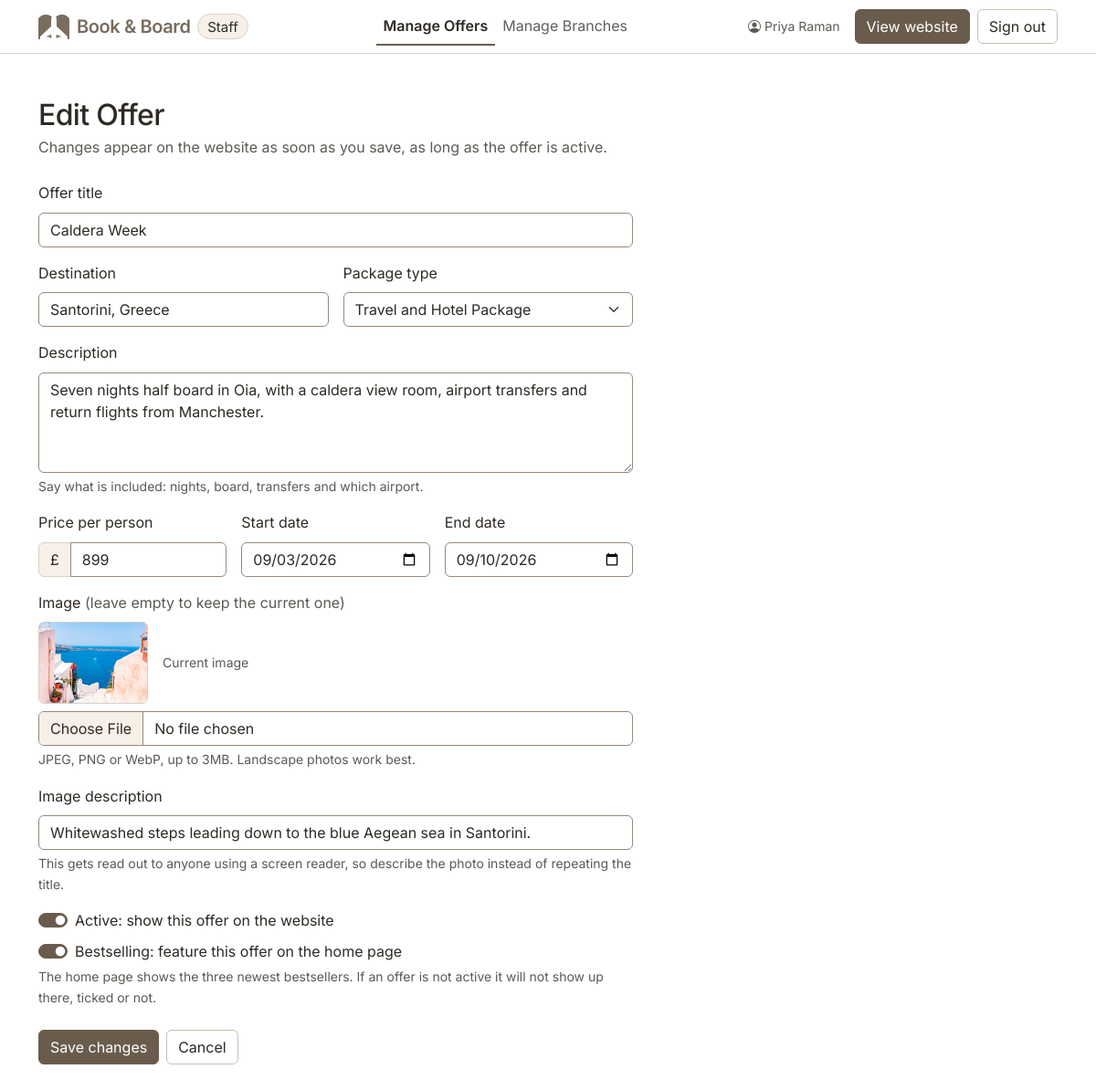
Page /staff/offer-form.php?id=2 (signed in) on the committed database.
### tables this page shows
CREATE TABLE IF NOT EXISTS offers (
  id          INT UNSIGNED  NOT NULL AUTO_INCREMENT,
  title       VARCHAR(150)  NOT NULL,
  destination VARCHAR(150)  NOT NULL,
  type        VARCHAR(40)   NOT NULL,
  description TEXT          NOT NULL,
  price       DECIMAL(10,2) NOT NULL,
  start_date  DATE          NOT NULL,
  end_date    DATE          NOT NULL,
  image       VARCHAR(255)  NOT NULL,
  alt         VARCHAR(255)  NOT NULL,
  active      TINYINT(1)    NOT NULL DEFAULT 1,
  bestseller  TINYINT(1)    NOT NULL DEFAULT 0,
  created_at  DATETIME      NOT NULL DEFAULT CURRENT_TIMESTAMP,
  PRIMARY KEY (id),
  KEY idx_offers_active_created (active, created_at, id)
);

### includes/db.php (called while the page is built, shortened)
<?php
function db(): PDO
{
    static $pdo = null;
    if ($pdo === null) {
        $dsn = sprintf('mysql:host=%s;port=%d;dbname=%s;charset=utf8mb4', DB_HOST, DB_PORT, DB_NAME);
        $pdo = new PDO($dsn, DB_USER, DB_PASS, [
            PDO::ATTR_ERRMODE            => PDO::ERRMODE_EXCEPTION,
            PDO::ATTR_DEFAULT_FETCH_MODE => PDO::FETCH_ASSOC,
            PDO::ATTR_EMULATE_PREPARES   => false,
        ]);
    }
    return $pdo;
}
function db_available(): bool
{
    static $available = null;
    if ($available === null) {
        try {
            $available = true;
        } catch (PDOException $e) {
            $available = false;
        }
    }
    return $available;
}
function offer_row(array $row): array
{
    $row['id']     = (int) $row['id'];
    $row['price']  = (float) $row['price'];
    $row['active']     = (bool) $row['active'];
    $row['bestseller'] = (bool) $row['bestseller'];
    return $row;
}
function offers_select(string $conditions = '', array $params = []): array
{
    $statement = db()->prepare(
        'SELECT id, title, destination, type, description, price,
                start_date AS startDate, end_date AS endDate,
                image, alt, active, bestseller
           FROM offers ' . $conditions
    );
    $statement->execute($params);
    return array_map('offer_row', $statement->fetchAll());
}
function offers_find(int $id): ?array
{
    return offers_select('WHERE id = ? LIMIT 1', [$id])[0] ?? null;
}

### includes/format.php (called while the page is built, shortened)
<?php
function e(string $value): string
{
    return htmlspecialchars($value, ENT_QUOTES, 'UTF-8');
}
function invalid(array $errors, string $field): string
{
    return isset($errors[$field]) ? ' is-invalid' : '';
}

### staff/offer-form.php (the view, shortened to what this page needs)
<?php
$id       = (int) ($_GET['id'] ?? 0);
$existing = $id ? offers_find($id) : null;
$editing = (bool) $existing;
$values = [
    'title'       => $existing['title']       ?? '',
    'destination' => $existing['destination'] ?? '',
    'description' => $existing['description'] ?? '',
    'price'       => isset($existing['price']) ? (string) $existing['price'] : '',
    'startDate'   => $existing['startDate']   ?? '',
    'endDate'     => $existing['endDate']     ?? '',
    'type'        => $existing['type']        ?? OFFER_TYPES[1],
    'alt'         => $existing['alt']         ?? '',
    'active'      => $existing['active']      ?? true,
    'bestseller'  => $existing['bestseller']  ?? false,
];
$errors = [];
require_once(__DIR__ . '/../includes/staff-header.php');
?>
<div class="col-lg-9 col-xl-7">
  <h1 class="h2 mb-1"><?= $editing ? 'Edit Offer' : 'Add Offer' ?></h1>
  <p class="text-body-secondary mb-4">
    <?= $editing
        ? 'Changes appear on the website as soon as you save, as long as the offer is active.'
        : 'A new offer goes live on the website straight away if you leave it active.' ?>
  </p>
  <form method="post" action="offer-form.php<?= $editing ? '?id=' . (int) $existing['id'] : '' ?>"
        enctype="multipart/form-data" class="row g-3" novalidate>
    <div class="col-12">
      <label for="title" class="form-label">Offer title</label>
      <input type="text" class="form-control<?= invalid($errors, 'title') ?>"
             id="title" name="title" value="<?= e($values['title']) ?>"
             <?= isset($errors['title']) ? 'aria-invalid="true" aria-describedby="title-error"' : '' ?> required>
    </div>
    <div class="col-md-6">
      <label for="destination" class="form-label">Destination</label>
      <input type="text" class="form-control<?= invalid($errors, 'destination') ?>"
             id="destination" name="destination" value="<?= e($values['destination']) ?>"
             <?= isset($errors['destination']) ? 'aria-invalid="true" aria-describedby="destination-error"' : '' ?> required>
    </div>
    <div class="col-md-6">
      <label for="type" class="form-label">Package type</label>
      <select class="form-select<?= invalid($errors, 'type') ?>" id="type" name="type"
              <?= isset($errors['type']) ? 'aria-invalid="true" aria-describedby="type-error"' : '' ?> required>
        <?php foreach (OFFER_TYPES as $type): ?>
          <option value="<?= e($type) ?>" <?= $values['type'] === $type ? 'selected' : '' ?>><?= e($type) ?></option>
        <?php endforeach; ?>
      </select>
    </div>
    <div class="col-12">
      <label for="description" class="form-label">Description</label>
      <textarea class="form-control<?= invalid($errors, 'description') ?>"
                id="description" name="description" rows="4" aria-describedby="description-help<?= isset($errors['description']) ? ' description-error' : '' ?>"
                <?= isset($errors['description']) ? 'aria-invalid="true"' : '' ?> required><?= e($values['description']) ?></textarea>
      <div class="form-text" id="description-help">Say what is included: nights, board, transfers and which airport.</div>
    </div>
    <div class="col-md-4">
      <label for="price" class="form-label">Price per person</label>
      <div class="input-group<?= isset($errors['price']) ? ' has-validation' : '' ?>">
        <span class="input-group-text" aria-hidden="true">£</span>
        <input type="number" class="form-control<?= invalid($errors, 'price') ?>"
               id="price" name="price" value="<?= e($values['price']) ?>" min="0" step="1"
               <?= isset($errors['price']) ? 'aria-invalid="true" aria-describedby="price-error"' : '' ?> required>
      </div>
    </div>
    <div class="col-md-4">
      <label for="startDate" class="form-label">Start date</label>
      <input type="date" class="form-control<?= invalid($errors, 'startDate') ?>"
             id="startDate" name="startDate" value="<?= e($values['startDate']) ?>"
             <?= isset($errors['startDate']) ? 'aria-invalid="true" aria-describedby="startDate-error"' : '' ?> required>
    </div>
    <div class="col-md-4">
      <label for="endDate" class="form-label">End date</label>
      <input type="date" class="form-control<?= invalid($errors, 'endDate') ?>"
             id="endDate" name="endDate" value="<?= e($values['endDate']) ?>"
             <?= isset($errors['endDate']) ? 'aria-invalid="true" aria-describedby="endDate-error"' : '' ?> required>
    </div>
    <div class="col-12">
      <label for="image" class="form-label">
        Image
        <?php if ($editing): ?>
          <span class="text-body-secondary fw-normal">(leave empty to keep the current one)</span>
        <?php endif; ?>
      </label>
      <?php if ($editing && !empty($existing['image'])): ?>
        <div class="d-flex align-items-center gap-3 mb-2">
          <img src="../<?= e($existing['image']) ?>" alt="<?= e($existing['alt']) ?>"
               width="120" height="90" class="object-fit-cover rounded border">
          <span class="text-body-secondary small">Current image</span>
        </div>
      <?php endif; ?>
      <input type="file" class="form-control<?= invalid($errors, 'image') ?>"
             id="image" name="image" accept="image/jpeg,image/png,image/webp"
             aria-describedby="image-help<?= isset($errors['image']) ? ' image-error' : '' ?>"
             <?= isset($errors['image']) ? 'aria-invalid="true"' : '' ?>>
      <div class="form-text" id="image-help">JPEG, PNG or WebP, up to 3MB. Landscape photos work best.</div>
    </div>
    <div class="col-12">
      <label for="alt" class="form-label">Image description</label>
      <input type="text" class="form-control<?= invalid($errors, 'alt') ?>"
             id="alt" name="alt" value="<?= e($values['alt']) ?>"
             aria-describedby="alt-help<?= isset($errors['alt']) ? ' alt-error' : '' ?>"
             <?= isset($errors['alt']) ? 'aria-invalid="true"' : '' ?> required>
      <div class="form-text" id="alt-help">
        This gets read out to anyone using a screen reader, so describe the photo instead of repeating the title.
      </div>
    </div>
    <div class="col-12">
      <div class="form-check form-switch">
        <input class="form-check-input" type="checkbox" role="switch" value="1"
               id="active" name="active" <?= $values['active'] ? 'checked' : '' ?>>
        <label class="form-check-label" for="active">
          Active: show this offer on the website
        </label>
      </div>
      <div class="form-check form-switch mt-2">
        <input class="form-check-input" type="checkbox" role="switch" value="1"
               id="bestseller" name="bestseller" <?= $values['bestseller'] ? 'checked' : '' ?>
               aria-describedby="bestseller-help">
        <label class="form-check-label" for="bestseller">
          Bestselling: feature this offer on the home page
        </label>
      </div>
      <div class="form-text" id="bestseller-help">
        The home page shows the three newest bestsellers. If an offer is not active it will not
        show up there, ticked or not.
      </div>
    </div>
    <div class="col-12 d-grid gap-2 d-sm-flex mt-4">
      <button type="submit" class="btn btn-primary"><?= $editing ? 'Save changes' : 'Add offer' ?></button>
      <a class="btn btn-outline-secondary" href="offers.php">Cancel</a>
    </div>
  </form>
</div>
  </div>
</main>
</body>
</html>

### assets/css/theme.css (style rules this page uses)
:root { --brand: #6A5C4D; --brand-logo: #796D5D; --brand-dark: #574B3E; --brand-darker: #4A4034; --ink: #2E2A24; --tint: #F7F0E8; --rule: #D9D2C6; --rule-strong: #C9C0B2; --field-border: #95897A; --accent-ink: #1F4E4A; --ink-wash: rgba(46, 42, 36, 0.14); --focus-ring: 0 0 0 0.25rem rgba(123, 108, 91, 0.35); --bs-body-font-family: "Inter", system-ui, -apple-system, "Segoe UI", sans-serif; --bs-body-line-height: 1.6; --bs-primary-rgb: 106, 92, 77; --bs-dark-rgb: 46, 42, 36; --bs-body-color: var(--ink); --bs-body-color-rgb: 46, 42, 36; --bs-border-color: var(--rule); --bs-light-rgb: 247, 240, 232; --bs-tertiary-bg: var(--tint); --bs-tertiary-bg-rgb: 247, 240, 232; --bs-secondary-color: rgba(46, 42, 36, 0.78); --bs-link-color: var(--brand-dark); --bs-link-color-rgb: 87, 75, 62; --bs-link-hover-color: var(--brand-darker); }
.btn { --bs-btn-focus-shadow-rgb: 123, 108, 91; }
.btn-primary { --bs-btn-bg: var(--brand); --bs-btn-border-color: var(--brand); --bs-btn-hover-bg: var(--brand-dark); --bs-btn-hover-border-color: var(--brand-dark); --bs-btn-active-bg: var(--brand-darker); --bs-btn-active-border-color: var(--brand-darker); --bs-btn-disabled-bg: var(--brand); --bs-btn-disabled-border-color: var(--brand); --bs-btn-disabled-color: #fff; }
.btn-outline-secondary { --bs-btn-color: var(--ink); --bs-btn-border-color: var(--rule-strong); --bs-btn-hover-color: var(--ink); --bs-btn-hover-bg: var(--ink-wash); --bs-btn-hover-border-color: var(--ink); --bs-btn-active-color: var(--bs-body-bg); --bs-btn-active-bg: var(--ink); --bs-btn-active-border-color: var(--ink); --bs-btn-disabled-color: var(--ink); --bs-btn-disabled-border-color: var(--rule-strong); }
.form-control, .form-select, .form-check-input { border-color: var(--field-border); }
.form-check-input:checked { background-color: var(--brand); border-color: var(--brand); }
h1, h2, h3, .display-4, .navbar-brand .fw-semibold { letter-spacing: -0.02em; }
h1, .display-4 { font-weight: 700; }
h1 { font-size: clamp(2.25rem, 1.65rem + 2.2vw, 3.15rem); line-height: 1.1; }
body { min-height: 100dvh; }
[id], a, button, input, select, textarea, summary, [tabindex] { scroll-margin-top: 5rem; }

### rows in the picture
offers: title "Caldera Week", destination "Santorini, Greece", description "Seven nights half board in Oia, with a caldera view room, airport transfers and return flights from Manchester.", price "899", startDate "09/03/2026", endDate "09/10/2026", image (picture), alt "Whitewashed steps leading down to the blue Aegean sea in Santorini.", active "☑", bestseller "☑"

### other values in the picture
$staff['name'] "Priya Raman"
form field type "Travel and Hotel Package"
